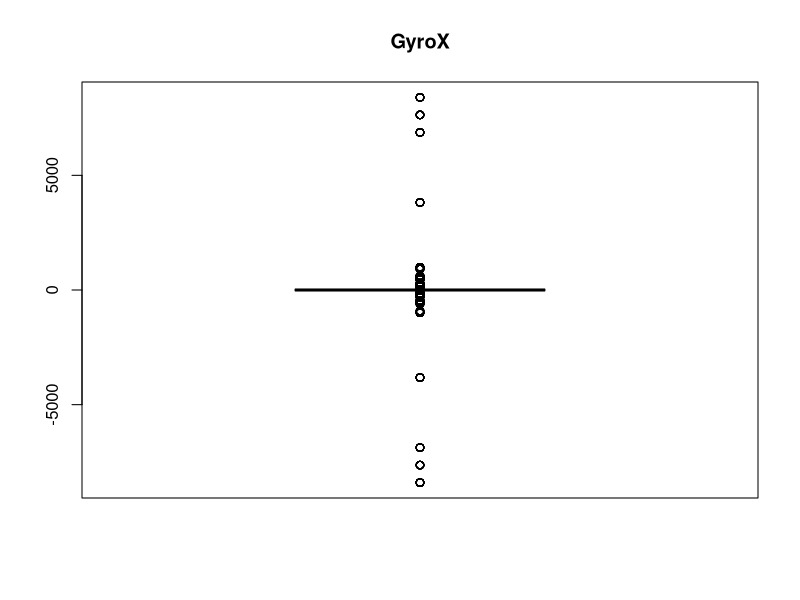
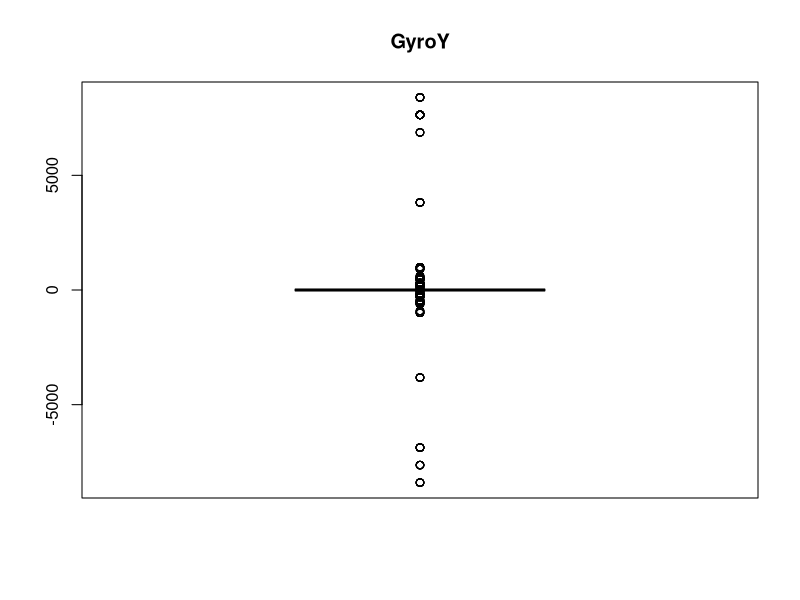
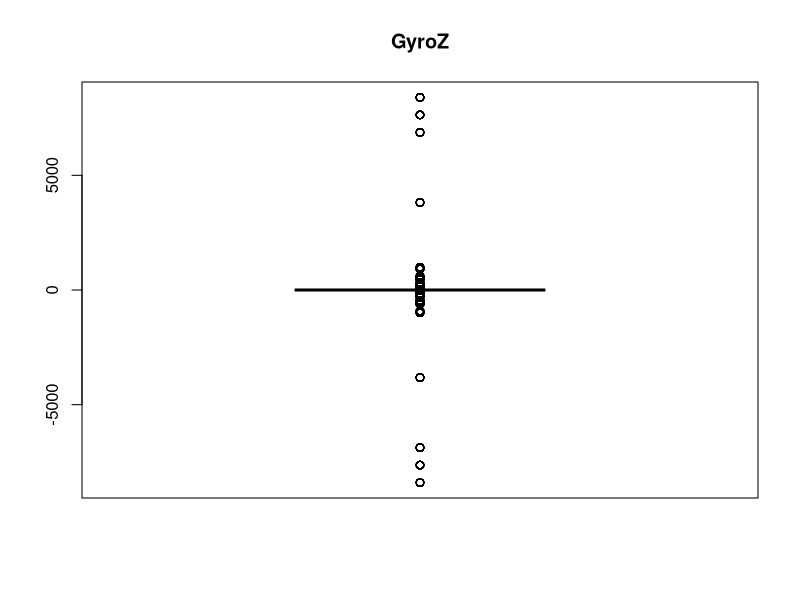
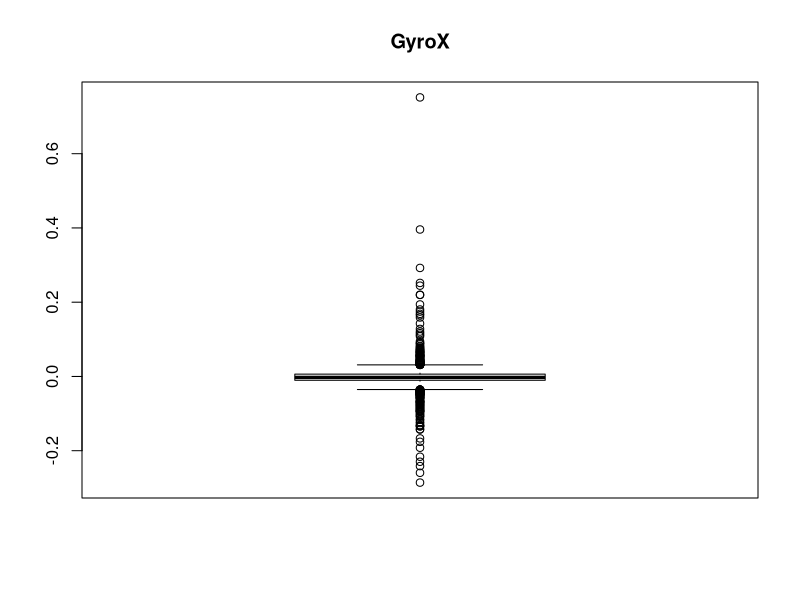
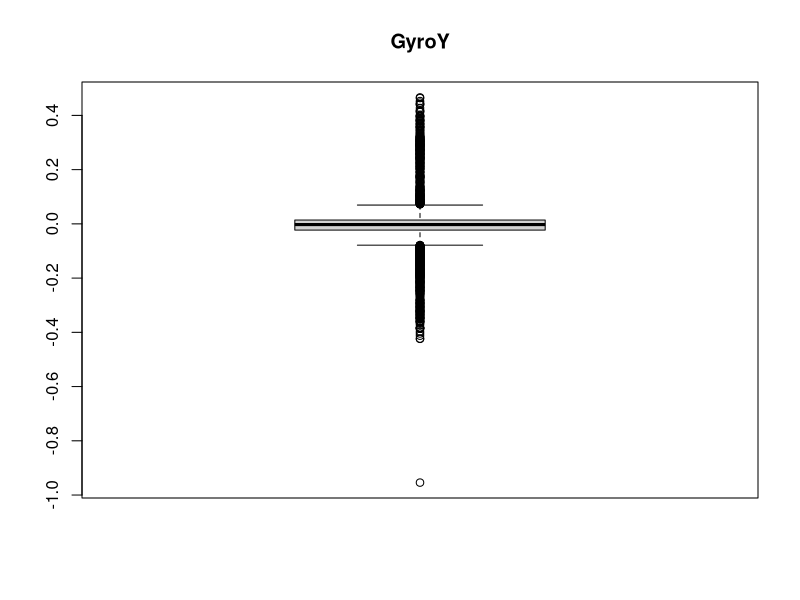
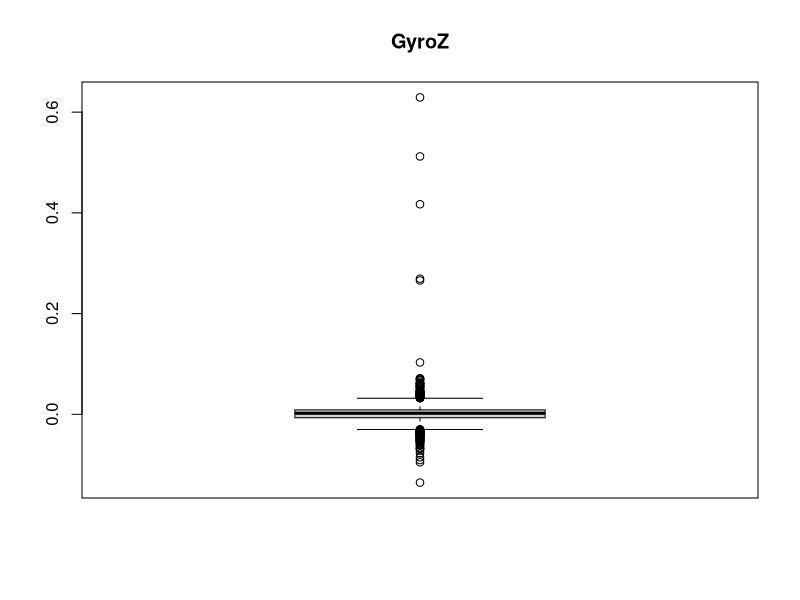
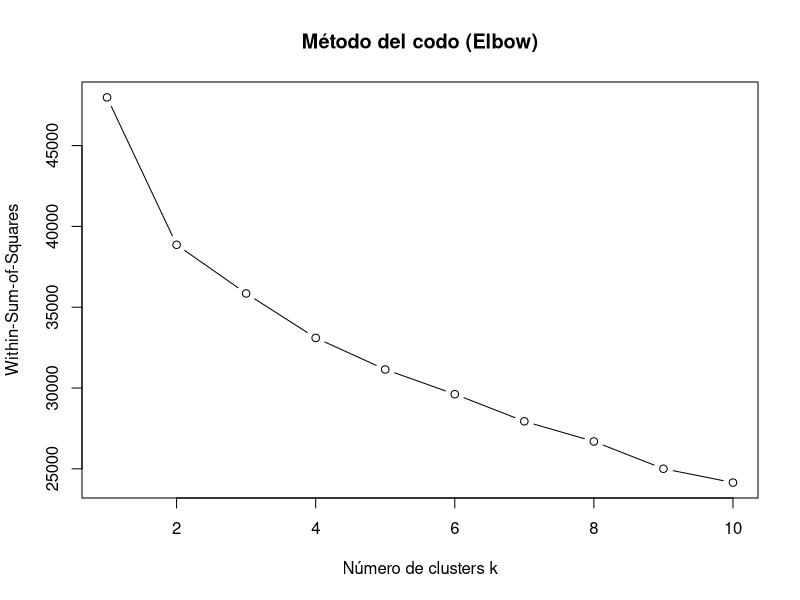
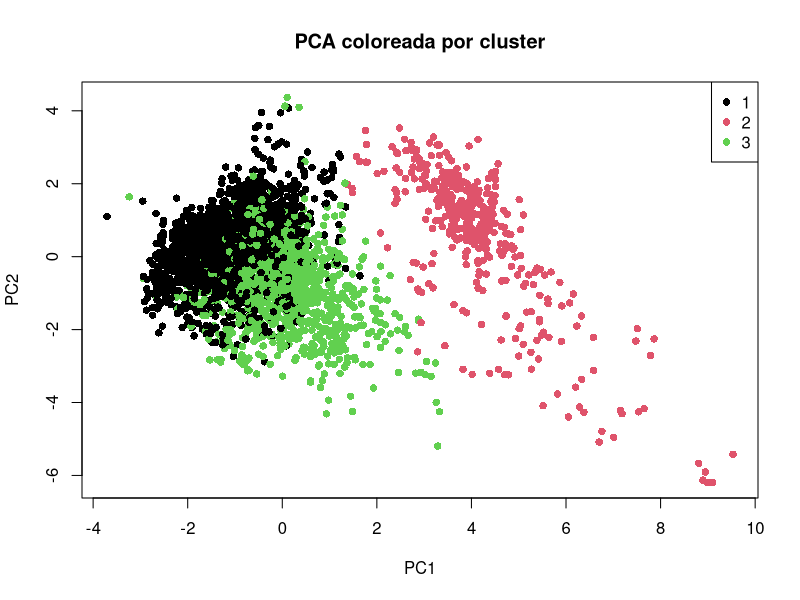

These charts were generated, in order, by the following R code:
library(readxl)


setwd("/home/aalonso/Personal/Master/CCDD/trabajo-ciencia-datos")


datos <- read_excel("datosconduccion.xlsx",
                    sheet = "vehicle_data",
                    skip  = 11,       # salta las 10 primeras filas
                    col_types = rep("numeric", 16))     # todas numéricas salvo Conductor
names(datos) <- c("Conductor", "Estilo", "TouchCount", "RPM", "FuelTrim",
                  "Speed", "ThrottlePos", "EngineLoad", "MaxSpeed", "Gear",
                  "GyroX", "GyroY", "GyroZ", "AccelX", "AccelY", "AccelZ")

head(datos)
summary(datos)
anyNA(datos)

boxplot(datos$GyroX, main="GyroX")
boxplot(datos$GyroY, main="GyroY")
boxplot(datos$GyroZ, main="GyroZ")

# Filtrar outliers de los giroscopios eliminando valores extremos
umbral <- 3  # Definir un umbral de 3 desviaciones estándar
filtro <- abs(datos$GyroX) < umbral & abs(datos$GyroY) < umbral & abs(datos$GyroZ) < umbral
datos <- datos[filtro, ]

boxplot(datos$GyroX, main="GyroX")
boxplot(datos$GyroY, main="GyroY")
boxplot(datos$GyroZ, main="GyroZ")


# Nos quedamos sólo con las variables numéricas que tengan sentido:
vars  <- c("TouchCount","RPM","FuelTrim","Speed","ThrottlePos",
           "EngineLoad","MaxSpeed","Gear","AccelX","AccelY","AccelZ", "GyroX","GyroY","GyroZ")
X     <- datos[ , vars ]

X.sc  <- scale(X)
X.sc[is.na(X.sc)] <- 0  

# Eliminar columnas con varianza cero antes de realizar el PCA
X.sc <- X.sc[, apply(X.sc, 2, var) > 0]

# Búsqueda de k óptimo
wss <- numeric(10)
for (k in 1:10) {
  wss[k] <- sum(kmeans(X.sc, centers=k, nstart=25)$withinss)
}
plot(1:10, wss, type="b", xlab="Número de clusters k", ylab="Within-Sum-of-Squares",
     main="Método del codo (Elbow)")

# Ajuste de K-means con k = 3
set.seed(42)
km <- kmeans(X.sc, centers=3, nstart=50)
km$size    # número de datos en cada cluster
km$centers # centroides (en escala)

# Añadimos el cluster al data.frame original
datos$Cluster <- factor(km$cluster)

# Evaluación de resultados
table(Cluster = datos$Cluster,
      Estilo  = datos$Estilo)

# PCA para ver qué variables explican más separación
pc <- prcomp(X.sc)

# Proyecciones coloreadas por cluster
plot(pc$x[,1:2], col=datos$Cluster, pch=16,
     xlab="PC1", ylab="PC2",
     main="PCA coloreada por cluster")
legend("topright", legend=levels(datos$Cluster),
       col=1:3, pch=16)

# Miramos los centroides en escala original
round(km$centers, 2)
